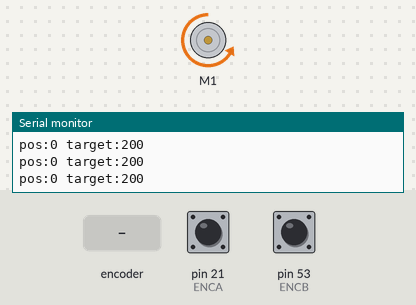
Simulated run of this sketch. Board: Arduino Mega 2560, built with avr-gcc and run on an emulated ATmega2560. Shown: DC motor (green arrow = forward, orange = backward, longer = faster), the last lines printed to the serial monitor. The test bench sets the inputs (shaded band); at power-on: pin 21 (ENCA) HIGH, pin 53 (ENCB) HIGH.

Above: at 1.2 s.
1.3 s: rotary encoder on pin 21 (ENCA) / pin 53 (ENCB) turned 3 steps (first pin leading)
At 1.65 s:
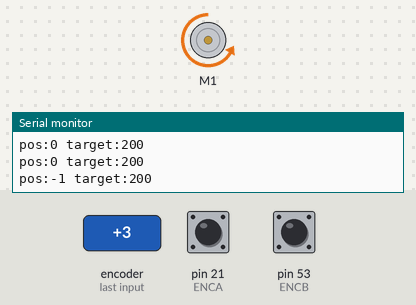
3.4 s: rotary encoder on pin 21 (ENCA) / pin 53 (ENCB) turned 2 steps (second pin leading)
At 4.9 s:
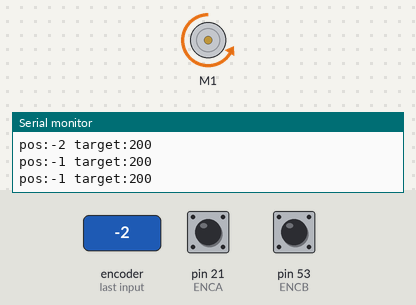
5.3 s: rotary encoder on pin 21 (ENCA) / pin 53 (ENCB) turned 2 steps (second pin leading)
At 6.3 s:
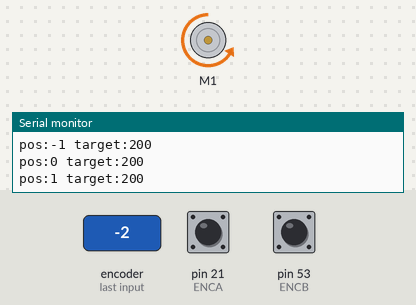
Timing chart, 0 to 8.3 s (numbered marks = the images above; inputs shaded):
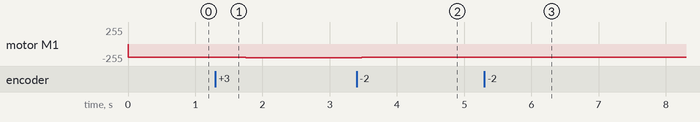

Measured:
- after the input at 1.3 s, motor M1: backward 200/255 → backward 201/255 after 0.05 s, → backward 202/255 0.20 s later, → backward 203/255 0.20 s later
- after the input at 3.4 s, motor M1: backward 203/255 → backward 202/255 after 0.08 s, → backward 201/255 0.20 s later
- after the input at 5.3 s, motor M1: backward 201/255 → backward 200/255 after 0.08 s, → backward 199/255 0.20 s later

The sketch:

encoder_read_servo.ino
```cpp
//L293D Aideepen motor control shield
//https://www.amazon.com/dp/B09Y1WB2VN?psc=1&ref=ppx_yo2ov_dt_b_product_details
//Needs the [Adafruit Motor Shield Library](https://github.com/adafruit/Adafruit-Motor-Shield-library

#include <AFMotor.h>
//from AFMotor.h >>>
//#define FORWARD 1
//#define BACKWARD 2
//#define BRAKE 3
//#define RELEASE 4
//<<<

#define TIMER_DELAY 500
#define POT_MIDDLE  512
#define DEAD_ZONE   50

#define NUM_MOTORS 1
#define MAX_SPEED 150
#define SENSOR_PIN A15

#define ENCA 21
#define ENCB 53


AF_DCMotor* motors[NUM_MOTORS];

uint8_t direction = RELEASE;
uint8_t speed = 0;
int encCount = 0;
int posi = 0;
long prevT = 0;
float eprev = 0;
float eintegral = 0;
int encDirection = RELEASE;

int prevEncCount = 0;
unsigned long timer = 0;
unsigned long prevTime = 0;

void readEncoder() {
  int b=digitalRead(ENCB);
  if(b>0) {
    posi++;
  } else {
    posi--;
  }
}

void setup() {
  Serial.begin(115200);
  for(int m=0; m<NUM_MOTORS; m++) {
    motors[m] = new AF_DCMotor(m+1);
    motors[m]->setSpeed(0);
    motors[m]->run(RELEASE);
  }
  pinMode(ENCA,INPUT);
  pinMode(ENCB,INPUT);
  attachInterrupt(digitalPinToInterrupt(ENCA),readEncoder,RISING);
}

void setMotor(int dir,int speed) {
  if(dir==1) {
    motors[0]->run(FORWARD);
  } else {
    motors[0]->run(BACKWARD);
  }
  motors[0]->setSpeed(speed);
}

void loop() {
  unsigned long now = millis();

  // set target position aka SP or r(t)
  int target = 200;
//  int target = 250*sin(prevT/1e6);  //this makes a sine wave for the position

  // PID constants
  float kp = 1;     //1    10
  float kd = 0.025; //0.025 0.025
  float ki = 0.0;   //0.0 10

  // time difference
  long currT = micros();
  float deltaT = ((float) (currT - prevT))/( 1.0e6 );
  prevT = currT;

  // Read the position in an atomic block to avoid a potential
  // misread if the interrupt coincides with this code running
  // see: https://www.arduino.cc/reference/en/language/variables/variable-scope-qualifiers/volatile/
  int pos = posi;

  // error
  int e = pos - target;

  // derivative
  float dedt = (e-eprev)/(deltaT);

  // integral
  eintegral = eintegral + e*deltaT;

  // control signal
  float u = kp*e + kd*dedt + ki*eintegral;

  // motor power
  float pwr = fabs(u);
  if( pwr > 255 ){
    pwr = 255;
  }

  // motor direction
  int dir = 1;
  if(u<0){
    dir = -1;
  }

  // signal the motor
  setMotor(dir,pwr);


  // store previous error
  eprev = e;


  if(now>timer)
  {
    Serial.print("pos:");
    Serial.print(pos);
    Serial.print(" target:");
    Serial.print(target);
    Serial.println();
    timer=now+TIMER_DELAY;
  }

}
```
